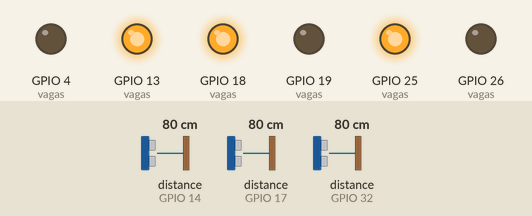
Recording of a sketch running on a simulated ESP32. Shown: output pins drawn as LEDs (lit = HIGH). Wiring (inferred from the names in the program): 3 × ultrasonic range finder: trigger GPIO 16, echo GPIO 17 / trigger GPIO 27, echo GPIO 14 / trigger GPIO 33, echo GPIO 32. Inputs (shaded band) come from the test bench; at power-on: distance to the obstacle (sensors on GPIO 14, GPIO 17, GPIO 32) 80 cm. The echo pulse lasts 58.3 µs per cm; pins used as bus, display or sensor lines are not drawn; what the sketch prints to the serial monitor is not drawn.

Above: at 1.2 s.
1.3 s: distance to the obstacle (sensor on GPIO 14) set to 7 cm
2.8 s: distance to the obstacle (sensor on GPIO 14) set to 4 cm
At 3.2 s:
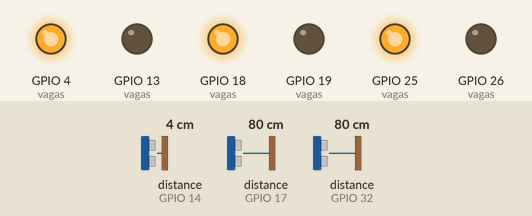
4.3 s: distance to the obstacle (sensor on GPIO 17) set to 7 cm
5.8 s: distance to the obstacle (sensor on GPIO 17) set to 4 cm
At 7.0 s:
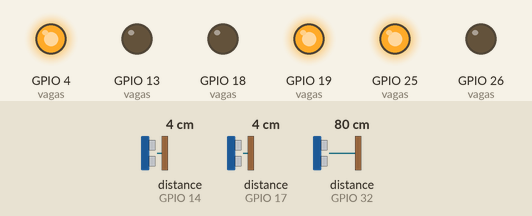
7.3 s: distance to the obstacle (sensor on GPIO 32) set to 7 cm
8.8 s: distance to the obstacle (sensor on GPIO 32) set to 4 cm
At 9.1 s:
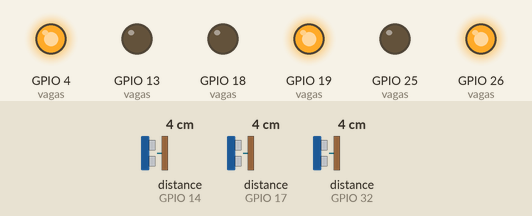
Timing chart, 0 to 11.3 s (numbered marks = the images above; inputs shaded):
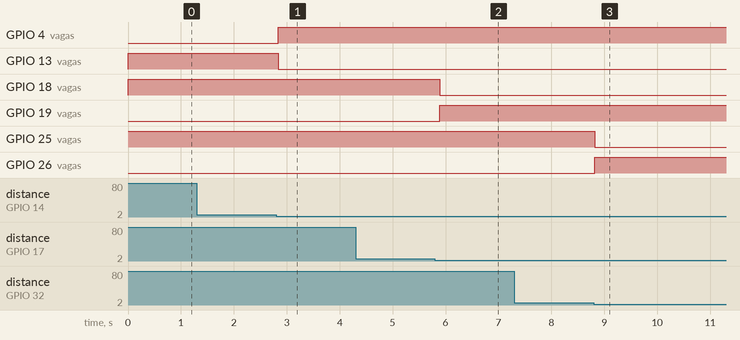

The sketch:

estacionamento_inteligente.ino
```cpp
#include <WiFi.h>
#include <WebServer.h>

// Configurações da rede Wi-Fi criada pelo ESP32
const char* ssid = "Estacionamento_Inteligente";
const char* password = "admin123";

WebServer server(80);

struct Vaga {
  int pinoTrig;
  int pinoEcho;
  int pinoLedVerde;
  int pinoLedVermelho;
  bool ocupada;
};

const int NUM_VAGAS = 3;
Vaga vagas[NUM_VAGAS] = {
  {33, 32, 25, 26, false},
  {27, 14, 13, 4, false},
  {16, 17, 18, 19, false}
};

const int DISTANCIA_LIMITE = 5;

const char index_html[] PROGMEM = R"rawliteral(
<!DOCTYPE html>
<html lang="pt-br">
<head>
  <meta charset="UTF-8">
  <meta name="viewport" content="width=device-width, initial-scale=1.0">
  <title>Estacionamento Inteligente</title>
  <style>
    body { font-family: Arial, sans-serif; text-align: center; background-color: #f4f4f9; margin: 0; padding: 20px; }
    h1 { color: #333; }
    .container { display: flex; flex-wrap: wrap; justify-content: center; gap: 20px; margin-top: 30px; }
    .vaga { width: 120px; padding: 20px; border-radius: 12px; box-shadow: 0 4px 8px rgba(0,0,0,0.2); transition: 0.3s; }
    .livre { background-color: #4CAF50; color: white; border: 3px solid #388E3C; }
    .ocupada { background-color: #F44336; color: white; border: 3px solid #D32F2F; }
    .vaga h2 { margin: 0 0 10px 0; font-size: 1.5em; }
    .vaga p { margin: 0; font-weight: bold; font-size: 1.2em; }
  </style>
</head>
<body>
  <h1>Painel de Vagas</h1>
  <div class="container" id="painel-vagas" aria-live="polite"></div>
  <script>
    async function atualizarVagas() {
      try {
        const response = await fetch('/status');
        if (!response.ok) throw new Error('Falha ao consultar status');
        const data = await response.json();
        document.getElementById('painel-vagas').innerHTML = data.map((vaga, index) => {
          const classe = vaga.ocupada ? 'ocupada' : 'livre';
          const texto = vaga.ocupada ? 'Ocupada' : 'Livre';
          return `<div class="vaga ${classe}"><h2>Vaga ${index + 1}</h2><p>${texto}</p></div>`;
        }).join('');
      } catch (error) {
        console.error('Erro na leitura:', error);
      }
    }
    setInterval(atualizarVagas, 1000);
    atualizarVagas();
  </script>
</body>
</html>
)rawliteral";

long lerDistancia(int pinoTrig, int pinoEcho) {
  digitalWrite(pinoTrig, LOW);
  delayMicroseconds(2);
  digitalWrite(pinoTrig, HIGH);
  delayMicroseconds(10);
  digitalWrite(pinoTrig, LOW);

  const long duracao = pulseIn(pinoEcho, HIGH, 30000);
  if (duracao == 0) return 999;
  return (duracao * 0.0343) / 2;
}

void setup() {
  Serial.begin(115200);

  for (int i = 0; i < NUM_VAGAS; i++) {
    pinMode(vagas[i].pinoTrig, OUTPUT);
    pinMode(vagas[i].pinoEcho, INPUT);
    pinMode(vagas[i].pinoLedVerde, OUTPUT);
    pinMode(vagas[i].pinoLedVermelho, OUTPUT);
    digitalWrite(vagas[i].pinoLedVerde, HIGH);
    digitalWrite(vagas[i].pinoLedVermelho, LOW);
  }

  Serial.println("Configurando Access Point...");
  WiFi.softAP(ssid, password);
  Serial.print("Endereço IP do Painel: ");
  Serial.println(WiFi.softAPIP());

  server.on("/", HTTP_GET, []() {
    server.send(200, "text/html; charset=utf-8", index_html);
  });

  server.on("/status", HTTP_GET, []() {
    String json = "[";
    for (int i = 0; i < NUM_VAGAS; i++) {
      json += "{\"ocupada\":";
      json += vagas[i].ocupada ? "true" : "false";
      json += "}";
      if (i < NUM_VAGAS - 1) json += ",";
    }
    json += "]";
    server.send(200, "application/json", json);
  });

  server.begin();
  Serial.println("Servidor web iniciado!");
}

void loop() {
  server.handleClient();

  for (int i = 0; i < NUM_VAGAS; i++) {
    const long distancia = lerDistancia(vagas[i].pinoTrig, vagas[i].pinoEcho);
    vagas[i].ocupada = distancia > 0 && distancia <= DISTANCIA_LIMITE;
    digitalWrite(vagas[i].pinoLedVerde, vagas[i].ocupada ? LOW : HIGH);
    digitalWrite(vagas[i].pinoLedVermelho, vagas[i].ocupada ? HIGH : LOW);
  }

  delay(100);
}
```

Measured:
- the behaviour switches between 6 and 5 cm on distance to the obstacle (sensor on GPIO 14) (found by bisection; images 0 and 1)
- the behaviour switches between 6 and 5 cm on distance to the obstacle (sensor on GPIO 17) (found by bisection; images 1 and 2)
- the behaviour switches between 6 and 5 cm on distance to the obstacle (sensor on GPIO 32) (found by bisection; images 2 and 3)
- after the input at 1.3 s, every drawn part: stays the same
- after the input at 2.8 s, GPIO 4 (vagas): LOW → HIGH at once; GPIO 13 (vagas): HIGH → LOW at once
- after the input at 4.3 s, every drawn part: stays the same
- after the input at 5.8 s, GPIO 18 (vagas): HIGH → LOW after 0.09 s; GPIO 19 (vagas): LOW → HIGH after 0.09 s
- after the input at 7.3 s, every drawn part: stays the same
- after the input at 8.8 s, GPIO 25 (vagas): HIGH → LOW at once; GPIO 26 (vagas): LOW → HIGH at once
